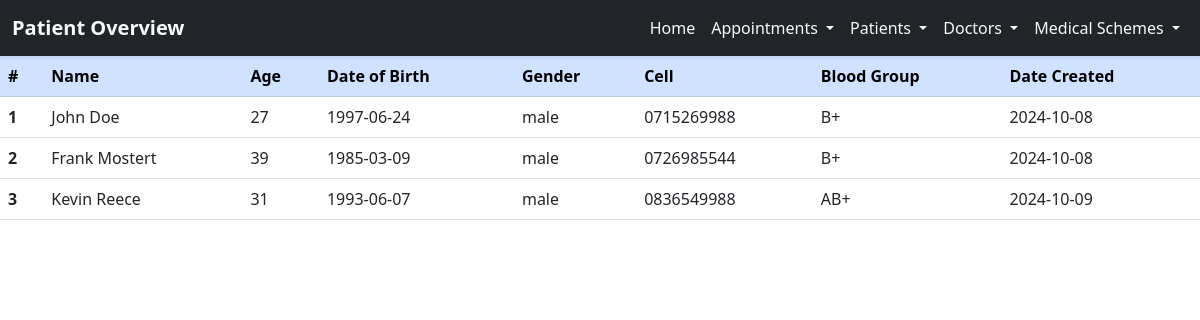
/view_patients, run on an earlier commit of the app's database.
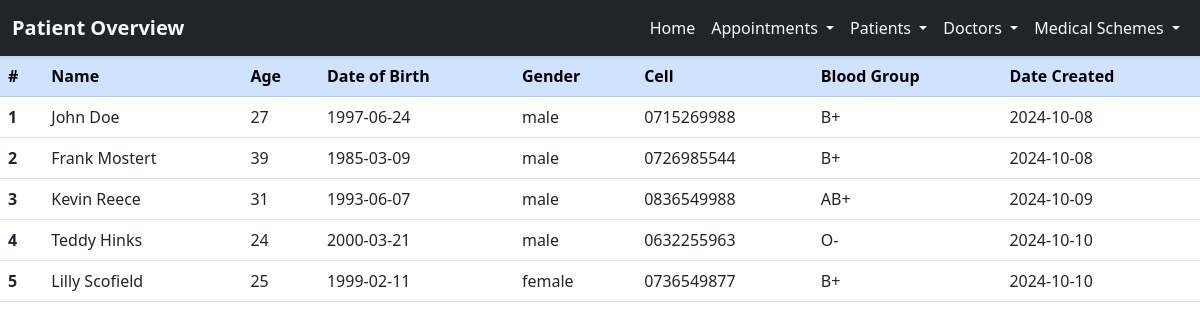
And on a later commit of the database.
### models/patient_model.py (models this page shows, shortened)
class Patient(Base):
    __tablename__ = 'patients'
    id = Column(Integer, primary_key=True, autoincrement=True)
    name = Column(String(100), nullable=False)
    age = Column(Integer, nullable=False)
    date_of_birth = Column(Date, nullable=False)
    gender = Column(String(10), nullable=False)  # male, female, or other
    contact_number = Column(String(15), nullable=False)
    email = Column(String(100), nullable=True)
    address = Column(Text, nullable=False)
    medical_history = Column(Text, nullable=True)
    emergency_contact_name = Column(String(100), nullable=False)
    emergency_contact_number = Column(String(15), nullable=False)
    blood_group = Column(String(3), nullable=True)  # A+, A-, B+, etc.
    photo = Column(LargeBinary, nullable=True)  # Binary data for storing image
    create_date = Column(Date, default=date.today, nullable=False)

### routes/patients.py (the view)
@patients_bp.route('/view_patients', methods=['GET'])
def patient_view():
    all_patients = read_patients()
    return render_template('patient_view.html', patients=all_patients)

### app.py (called while the page is built)
@app.before_request
def initialize_db():
    print("Database connection established.")
    Base.metadata.create_all(db)  # <-- This will create the tables based on models
    metadata.reflect(bind=db)
    print(f"Current Tables: {metadata.tables.keys()}")

### db_query_service.py (called while the page is built)
def read_patients():
    try:
        patients = session.query(Patient).all()  # Query all patients
        return patients
    except Exception as e:
        print(f"Error reading patients: {e}")
        return []

### templates/patient_view.html (shortened to what this page needs)
<!DOCTYPE html>
<html lang="en">
<head>
    <link href="https://cdn.jsdelivr.net/npm/bootstrap@5.3.0/dist/css/bootstrap.min.css" rel="stylesheet">
</head>
<body>
<nav class="navbar navbar-expand-lg navbar-dark bg-dark shadow-sm">
  <div class="container-fluid">
    <a class="navbar-brand fw-bold text-light" href="#">Patient Overview</a>
    <div class="collapse navbar-collapse" id="navbarNavAltMarkup">
      <ul class="navbar-nav ms-auto">
        <li class="nav-item">
          <a class="nav-link active text-light" aria-current="page" href="{{ url_for('home.index') }}">Home</a>
        </li>
        <li class="nav-item dropdown">
          <a class="nav-link dropdown-toggle text-light" href="#" role="button" data-bs-toggle="dropdown" aria-expanded="false">
            Appointments
          </a>
        </li>
        <li class="nav-item dropdown">
          <a class="nav-link dropdown-toggle text-light" href="#" role="button" data-bs-toggle="dropdown" aria-expanded="false">
            Patients
          </a>
        </li>
        <li class="nav-item dropdown">
          <a class="nav-link dropdown-toggle text-light" href="#" role="button" data-bs-toggle="dropdown" aria-expanded="false">
            Doctors
          </a>
        </li>
        <li class="nav-item dropdown">
          <a class="nav-link dropdown-toggle text-light" href="#" role="button" data-bs-toggle="dropdown" aria-expanded="false">
            Medical Schemes
          </a>
        </li>
      </ul>
    </div>
  </div>
</nav>
<table class="table">
  <thead class="thead-dark">
    <tr class="table-primary">
      <th scope="col">#</th>
      <th scope="col">Name</th>
      <th scope="col">Age</th>
      <th scope="col">Date of Birth</th>
      <th scope="col">Gender</th>
      <th scope="col">Cell</th>
      <th scope="col">Blood Group</th>
      <th scope="col">Date Created</th>
    </tr>
  </thead>
  <tbody>
    {% for patient in patients %}
      <tr>
        <th scope="row">{{ loop.index }}</th>
        <td>{{ patient.name }}</td>
        <td>{{ patient.age }}</td>
        <td>{{ patient.date_of_birth }}</td>
        <td>{{ patient.gender }}</td>
        <td>{{ patient.contact_number }}</td>
        <td>{{ patient.blood_group }}</td>
        <td>{{ patient.create_date }}</td>
      </tr>
    {% endfor %}
  </tbody>
</table>
</body>
</html>

What changed in the data, as far as the page shows it:
added Patient: name "Teddy Hinks", age "24", date_of_birth "2000-03-21", gender "male", contact_number "0632255963", blood_group "O-", create_date "2024-10-10"
added Patient: name "Lilly Scofield", age "25", date_of_birth "1999-02-11", gender "female", contact_number "0736549877", blood_group "B+", create_date "2024-10-10"
